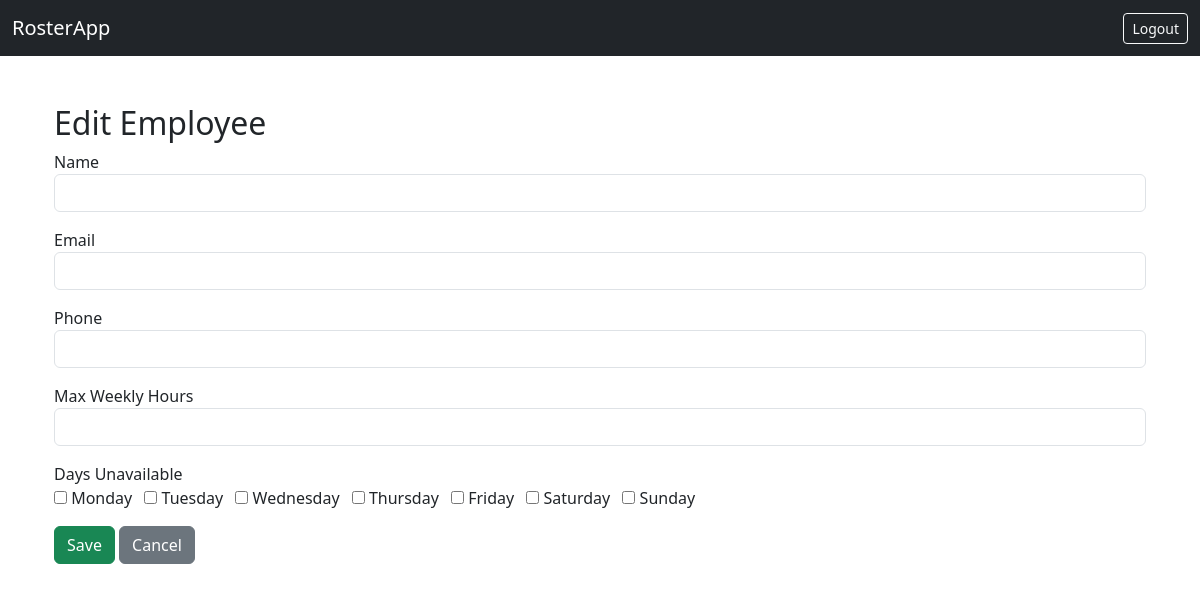
Before: /employees/edit/1 (signed in) with the older database file.
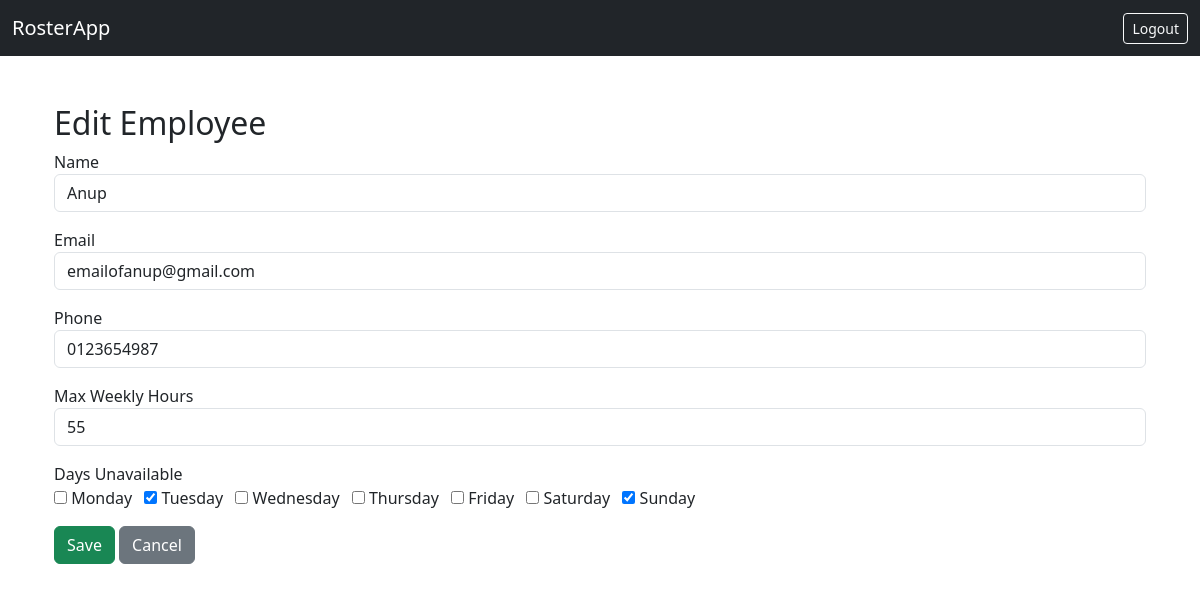
After: the same page with the newer database file.
### tables this page shows
CREATE TABLE staff (
            staff_id         INTEGER PRIMARY KEY AUTOINCREMENT,
            name             TEXT NOT NULL,
            email            TEXT NOT NULL,
            phone_number     TEXT,
            max_hours        TEXT,
            days_unavailable TEXT
        );

### app/routes.py (the view, shortened to what this page needs)
@bp.route("/employees/edit/<int:staff_id>", methods=["GET", "POST"])
def edit_employee(staff_id):
    if "manager_id" not in session:
        return redirect(url_for("main.login"))
    """Edit an existing employee."""
    conn = get_db()
    cursor = conn.cursor()
    cursor.execute("SELECT * FROM staff WHERE staff_id=?", (staff_id,))
    employee = cursor.fetchone()
    return render_template("employee_form.html", employee=employee, action="Edit")

### app/database.py (called while the page is built)
def get_db():
    if 'db' not in g:
        db_path = current_app.config.get('DATABASE', 'roster.db')
        db_dir = os.path.dirname(db_path)
        if db_dir:  # <-- skip if empty (like :memory:)
            os.makedirs(db_dir, exist_ok=True)
        g.db = sqlite3.connect(db_path)
        g.db.row_factory = sqlite3.Row
    return g.db

### app/routes.py (called while the page is built)
@bp.before_request
def require_login():
    if "manager_id" not in session and request.endpoint not in ("main.login", "main.static"):
        flash("Please log in to access this page.", "warning")
        return redirect(url_for("main.login"))

### app/templates/employee_form.html
{% extends "base.html" %}
{% block content %}
<div class="container mt-5">
  <h2>{{ action }} Employee</h2>
  <form method="post">
    <div class="mb-3">
      <label>Name</label>
      <input type="text" name="name" class="form-control" value="{{ employee.name if employee else '' }}" required>
    </div>
    <div class="mb-3">
      <label>Email</label>
      <input type="email" name="email" class="form-control" value="{{ employee.email if employee else '' }}" required>
    </div>
    <div class="mb-3">
      <label>Phone</label>
      <input type="text" name="phone" class="form-control" value="{{ employee.phone_number if employee else '' }}">
    </div>
    <div class="mb-3">
      <label>Max Weekly Hours</label>
      <input type="text" name="max_hours" class="form-control" value="{{ employee.max_hours if employee else '' }}">
    </div>
    <div class="mb-3">
      <label>Days Unavailable</label><br>
      {% set days = ['Monday','Tuesday','Wednesday','Thursday','Friday','Saturday','Sunday'] %}
      {% set unavailable = employee.days_unavailable.split(',') if employee and employee.days_unavailable else [] %}
      {% for day in days %}
        <label class="me-2">
          <input type="checkbox" name="days_unavailable" value="{{ day }}" {% if day in unavailable %}checked{% endif %}> {{ day }}
        </label>
      {% endfor %}
    </div>
    <button type="submit" class="btn btn-success">Save</button>
    <a href="{{ url_for('main.employees') }}" class="btn btn-secondary">Cancel</a>
  </form>
</div>
{% endblock %}

Changed rows visible on the page:
added staff: name "Anup", email "emailofanup@gmail.com", phone "0123654987", max_hours "55"
Other visible differences:
form field days_unavailable: "☐" → "☑"
